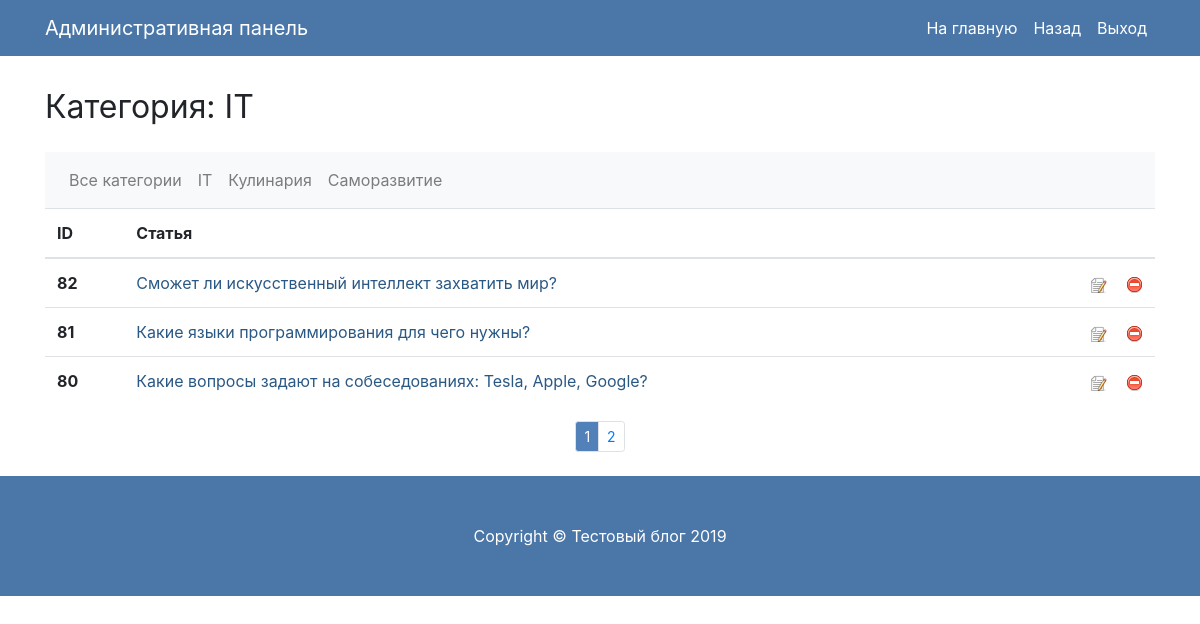
/app/admin/category.php?id=1 (signed in), run on the app's committed database.
### tables this page shows
CREATE TABLE `category` (
  `id` int(11) NOT NULL,
  `title` varchar(100) NOT NULL
);

CREATE TABLE `posts` (
  `id` int(11) NOT NULL,
  `title` varchar(255) NOT NULL,
  `text` text NOT NULL,
  `datetime` datetime NOT NULL DEFAULT current_timestamp(),
  `image` varchar(300) NOT NULL,
  `category_id` int(11) NOT NULL DEFAULT 0
);

### function/function.php (called while the page is built, shortened)
<?php
require_once __DIR__ . '/../database/connect.php';
function get_category($connect){
	$sql = "SELECT * FROM category";
	$result = mysqli_query($connect, $sql);
	$categories = mysqli_fetch_all($result, MYSQLI_ASSOC);
	return $categories;
}
function get_category_title($category_id){
	global $connect;
	$category_id = mysqli_real_escape_string($connect, $category_id);
	$sql = 'SELECT title FROM category WHERE id = "'.$category_id.'"';
	$result = mysqli_query($connect, $sql);
	$category = mysqli_fetch_assoc($result);
	return $category['title'];
}
?>

### ads/admin/ads_category.php (called while the page is built, shortened)
<?php
$categories = get_category($connect);
$category_id = (int)$_GET['id'];
if(isset($_GET['page'])){
	$page = (int)$_GET['page'];
} else {
	$page = 1;
}
	$notesOnPage = 3;
	$from = ($page - 1) * $notesOnPage;
	$category_id = mysqli_real_escape_string($connect, $category_id);
	$sql = "SELECT * FROM posts WHERE category_id = ".$category_id." ORDER BY id DESC LIMIT $from, $notesOnPage";
	$result = mysqli_query($connect, $sql);
	$posts = mysqli_fetch_all($result, MYSQLI_ASSOC);
	$sql = "SELECT COUNT(*) as count FROM posts WHERE category_id = ".$category_id;
	$result = mysqli_query($connect, $sql);
	$count = mysqli_fetch_assoc($result)['count'];
	$pagesCount = ceil($count / $notesOnPage);
	?>

### app/admin/category.php (the view, shortened to what this page needs)
<?php
require_once '../../database/connect.php';
require_once '../../function/function.php';
require_once '../../ads/admin/ads_category.php';
?>
<!DOCTYPE html>
<html lang="en">
<head>
	<link href="../../css/animate.css" rel="stylesheet">
	<link href="../../vendor/bootstrap/css/bootstrap.min.css" rel="stylesheet">
	<link href="../../css/blog-home.css" rel="stylesheet">
</head>
<body>
	<nav class="navbar navbar-expand-lg navbar-dark bg-dark fixed-top">
		<div class="container">
			<a class="navbar-brand" href="#">Административная панель</a>
			<div class="collapse navbar-collapse" id="navbarResponsive">
				<ul class="navbar-nav ml-auto">
					<li class="nav-item">
						<a class="nav-link" href="/">На главную</a>
					</li>
					<li class="nav-item">
						<a class="nav-link" href="admin.php">Назад</a>
					</li>
					<li class="nav-item">
						<a class="nav-link" href="?do=logout">Выход</a>
					</li>
				</ul>
			</div>
		</div>
	</nav>
	<div class="container">
		<div class="row">
			<div class="col-md-12 animated delay-1s fadeIn">
				<h1 class="my-4">
					<small>Категория: <?=get_category_title($_GET['id'])?></small>
				</h1>
				<nav class="navbar navbar-expand-lg navbar-light bg-light">
					<div class="collapse navbar-collapse" id="navbarNavAltMarkup">
						<div class="navbar-nav">
							<a class="nav-item nav-link" href="admin.php">Все категории</a>
							<?php foreach($categories as $category){ ?>
								<a class="nav-item nav-link" href="category.php?id=<?=$category["id"]?>"><?=$category["title"]?></a>
							<?php } ?>
						</div>
					</div>
				</nav>
				<table class="table">
					<thead>
						<tr>
							<th scope="col">ID</th>
							<th scope="col">Статья</th>
						</tr>
					</thead>
					<tbody>
						<?php foreach($posts as $post) { ?>
							<tr>
								<th scope="row"><?php echo $post['id']; ?></th>
								<td>
									<a href="../../post.php?post_id=<?=$post['id']?>">
										<?php echo $post['title']; ?>
									</a>
									<a href="?delete=<?=$post['id']?>" style="float: right;margin-left: 20px;"><img src="../../images/delete.png" title="Удалить запись"></a>
									<a href="edit.php?post_id=<?=$post['id']?>" style="float: right;" target="_blank"><img src="../../images/edit.png" title="Редактировать запись"></a>
								</td>
							</tr>
						<?php } ?>
					</tbody>
				</table>
				<nav aria-label="Page navigation example">
					<ul class="pagination pagination-sm justify-content-center mb-4">
						<?php for ($i = 1;$i <= $pagesCount; $i++){ ?>
							<?php if($page == $i) { ?>
								<li class="page-item active"><a class="page-link" href="category.php?id=<?=$category_id?>&page=<?php echo $i ?>"><?php echo $i ?></a></li>
							<?php } else { ?>
								<li class="page-item"><a class="page-link" href="category.php?id=<?=$category_id?>&page=<?php echo $i ?>"><?php echo $i ?></a></li>
							<?php } ?>
						<?php } ?>
					</ul>
				</nav>
			</div>
		</div>
	</div>
	<footer class="py-5 bg-dark">
		<div class="container">
			<p class="m-0 text-center text-white">Copyright &copy; Тестовый блог 2019</p>
		</div>
	</footer>
</body>
</html>

### css/blog-home.css (style rules this page uses)
body { padding-top: 56px; }

### data on the page
category: title "IT"
category: title "Кулинария"
category: title "Саморазвитие"
posts: id "82", title "Сможет ли искусственный интеллект захватить мир?"
posts: id "81", title "Какие языки программирования для чего нужны?"
posts: id "80", title "Какие вопросы задают на собеседованиях: Tesla, Apple, Google?"
